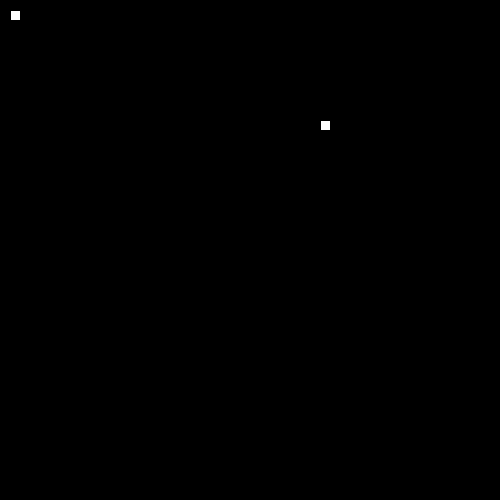
Frame 1 (no input)
Frame 60 (the mouse pressed at the canvas centre just before this capture): identical to frame 1, image omitted
Frame 120 (the mouse held since frame 60 and released just before this capture): identical to frame 1, image omitted

The Processing sketch that drew this single still picture (run headless with seeded random() and noise(); from frame 60 on, the mouse is pressed at the canvas centre):

// Processing sketch: SnakeRecipe
// ── SnakeRecipe.pde

// 1. Follow the recipe instructions inside the Segment class.

// The Segment class will be used to represent each part of the moving snake.

class Segment {

  //2. Create x and y member variables to hold the location of each segment.
  int x;
  int y;
  // 3. Add a constructor with parameters to initialize each variable.
  Segment(int x, int y) {
    this.x = x;
    this.y = y;
  }
  // 4. Add getter and setter methods for both the x and y member variables.
  int GetX() {
    return x;
  }
  void SetX(int x) {
    this.x = x;
  }
  int GetY() {
    return y;
  }
  void SetY(int y) {
    this.y = y;
  }
}


// 5. Create (but do not initialize) a Segment variable to hold the head of the Snake
Segment head; 
// 6. Create and initialize a String to hold the direction of your snake e.g. "up"
String direction = new String();
// 7. Create and initialize a variable to hold how many pieces of food the snake has eaten.
// give it a value of 1 to start.
int food = 1;
// 8. Create and initialize foodX and foodY variables to hold the location of the food.
int foodX = ((int)random(50)*10);
int foodY = ((int)random(50)*10);
void setup() {

  // 9. Set the size of your sketch (500 by 500).
  size(500, 500);
  // 10. initialize your head to a new segment.
  head = new Segment(10,10);
  // 11. Use the frameRate(int rate) method to set the rate to 20.
  frameRate(20);
}
void draw() {

  background(0);
  //12. Call the manageTail, drawFood, drawSnake, move, and collision methods.
  manageTail();
  drawSnake();
  drawFood();
  move();
  collision();
}


// 13. Complete the drawFood method below. (Hint: each piece of food should be a 10 by 10 rectangle).

void drawFood() {
  rect(foodX,foodY,10,10);
}
//14. Draw the snake head (use a 10 by 10 rectangle)
void drawSnake() {
  rect(head.x,head.y,10,10);
  //test your code
}
// 15. Complete the move method below.
void move() {

  // 16. Using a switch statement, make your snake head move by 10 pixels in the correct direction.
  //This is an incomplete switch statement:
  switch(direction) {
  case "up":
    // move head up here 
    break;
  case "down":
    // move head down here 
    break;
  case "left":
   // figure it out 
    break;
  case "right":
    // mystery code goes here 
    break;
  }
  // 17. Call the checkBoundaries method to make sure the snake head doesn't go off the screen.
}


// 18. Complete the keyPressed method below. Use if statements to set your direction variable depending on what key is pressed.

void keyPressed() {
}



// 19. check if your head is out of bounds (teleport your snake head to the other side).

void checkBoundaries() {
}



//20. Make sure that the key for your current direction’s opposite doesn’t work(i.e. If you’re going up, down key shouldn’t work)



// 21. Complete the missing parts of the collision method below.

void collision() {

  // If the segment is colliding with a piece of food...
     // Increase the amount of food eaten and set foodX and foodY to new random locations.
}



/**
 
 ** Part 2: making the tail (the rest of the snake)
 
 **/

//  1. Create and initialize an ArrayList of Segments. (This will be your snake tail!)


// 2. Complete the missing parts of the manageTail method below and call it in the draw method.

void manageTail() {

  //Call the drawTail and checkTailCollision methods.

  // Add a new Segment to your ArrayList that has the same X and Y as the head of your snake.

  // To keep your tail the right length:
  // while the tail size is greater than the number of food pieces eaten, remove the first Segment in your tail.

}

void drawTail() {
    // Draw a 10 by 10 rectangle for each Segment in your snake ArrayList.
}


// 3. Complete the missing parts of the bodyCollision method below.

void checkTailCollision() {

  // If your head has the same location as one of your segments...

  // reset your food variable

  //Call this method at the beginning of your manageTail method.
}
